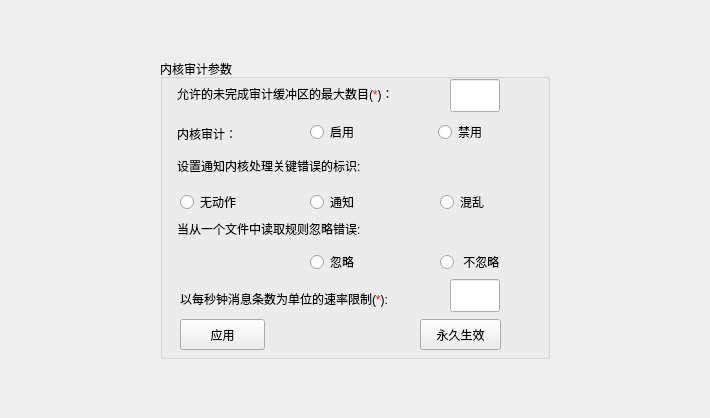
<?xml version="1.0" encoding="UTF-8"?>
<ui version="4.0">
 <class>AudKernRulePage</class>
 <widget class="QWidget" name="AudKernRulePage">
  <property name="geometry">
   <rect>
    <x>0</x>
    <y>0</y>
    <width>710</width>
    <height>418</height>
   </rect>
  </property>
  <property name="windowTitle">
   <string>Form</string>
  </property>
  <layout class="QGridLayout" name="gridLayout">
   <item row="0" column="1">
    <spacer name="verticalSpacer">
     <property name="orientation">
      <enum>Qt::Vertical</enum>
     </property>
     <property name="sizeHint" stdset="0">
      <size>
       <width>20</width>
       <height>41</height>
      </size>
     </property>
    </spacer>
   </item>
   <item row="1" column="0">
    <spacer name="horizontalSpacer">
     <property name="orientation">
      <enum>Qt::Horizontal</enum>
     </property>
     <property name="sizeHint" stdset="0">
      <size>
       <width>142</width>
       <height>20</height>
      </size>
     </property>
    </spacer>
   </item>
   <item row="1" column="1" colspan="2">
    <widget class="QGroupBox" name="groupBox_13">
     <property name="minimumSize">
      <size>
       <width>390</width>
       <height>300</height>
      </size>
     </property>
     <property name="maximumSize">
      <size>
       <width>16777215</width>
       <height>800</height>
      </size>
     </property>
     <property name="title">
      <string>内核审计参数</string>
     </property>
     <widget class="QLabel" name="label_6">
      <property name="geometry">
       <rect>
        <x>17</x>
        <y>25</y>
        <width>261</width>
        <height>21</height>
       </rect>
      </property>
      <property name="text">
       <string>&lt;html&gt;&lt;head/&gt;&lt;body&gt;&lt;p&gt;允许的未完成审计缓冲区的最大数目(&lt;span style=&quot; color:#f01b1b;&quot;&gt;*&lt;/span&gt;)：&lt;/p&gt;&lt;/body&gt;&lt;/html&gt;</string>
      </property>
     </widget>
     <widget class="QLineEdit" name="max_noaud_buf_lineEdit">
      <property name="geometry">
       <rect>
        <x>290</x>
        <y>20</y>
        <width>50</width>
        <height>33</height>
       </rect>
      </property>
      <property name="maximumSize">
       <size>
        <width>50</width>
        <height>16777215</height>
       </size>
      </property>
     </widget>
     <widget class="QLabel" name="label_7">
      <property name="geometry">
       <rect>
        <x>17</x>
        <y>64</y>
        <width>81</width>
        <height>21</height>
       </rect>
      </property>
      <property name="text">
       <string>内核审计：</string>
      </property>
     </widget>
     <widget class="QRadioButton" name="enable_radioButton">
      <property name="geometry">
       <rect>
        <x>150</x>
        <y>60</y>
        <width>59</width>
        <height>26</height>
       </rect>
      </property>
      <property name="text">
       <string>启用</string>
      </property>
      <attribute name="buttonGroup">
       <string notr="true">buttonGroup</string>
      </attribute>
     </widget>
     <widget class="QRadioButton" name="disable_radioButton">
      <property name="geometry">
       <rect>
        <x>278</x>
        <y>60</y>
        <width>59</width>
        <height>26</height>
       </rect>
      </property>
      <property name="text">
       <string>禁用</string>
      </property>
      <attribute name="buttonGroup">
       <string notr="true">buttonGroup</string>
      </attribute>
     </widget>
     <widget class="QLabel" name="label_3">
      <property name="geometry">
       <rect>
        <x>17</x>
        <y>96</y>
        <width>233</width>
        <height>21</height>
       </rect>
      </property>
      <property name="text">
       <string>设置通知内核处理关键错误的标识: </string>
      </property>
     </widget>
     <widget class="QLabel" name="label_4">
      <property name="geometry">
       <rect>
        <x>17</x>
        <y>159</y>
        <width>229</width>
        <height>21</height>
       </rect>
      </property>
      <property name="text">
       <string>当从一个文件中读取规则忽略错误:</string>
      </property>
     </widget>
     <widget class="QRadioButton" name="audctl_i_radioButton">
      <property name="geometry">
       <rect>
        <x>150</x>
        <y>190</y>
        <width>59</width>
        <height>26</height>
       </rect>
      </property>
      <property name="text">
       <string>忽略</string>
      </property>
      <attribute name="buttonGroup">
       <string notr="true">buttonGroup_3</string>
      </attribute>
     </widget>
     <widget class="QRadioButton" name="audctl_c_radioButton">
      <property name="geometry">
       <rect>
        <x>280</x>
        <y>190</y>
        <width>78</width>
        <height>26</height>
       </rect>
      </property>
      <property name="text">
       <string> 不忽略</string>
      </property>
      <attribute name="buttonGroup">
       <string notr="true">buttonGroup_3</string>
      </attribute>
     </widget>
     <widget class="QLabel" name="label_5">
      <property name="geometry">
       <rect>
        <x>20</x>
        <y>230</y>
        <width>261</width>
        <height>21</height>
       </rect>
      </property>
      <property name="text">
       <string>&lt;html&gt;&lt;head/&gt;&lt;body&gt;&lt;p&gt;以每秒钟消息条数为单位的速率限制(&lt;span style=&quot; color:#e61d1d;&quot;&gt;*&lt;/span&gt;):&lt;/p&gt;&lt;/body&gt;&lt;/html&gt;</string>
      </property>
     </widget>
     <widget class="QLineEdit" name="rate_limit_lineEdit">
      <property name="geometry">
       <rect>
        <x>290</x>
        <y>220</y>
        <width>50</width>
        <height>33</height>
       </rect>
      </property>
      <property name="maximumSize">
       <size>
        <width>50</width>
        <height>16777215</height>
       </size>
      </property>
     </widget>
     <widget class="QPushButton" name="aplButton">
      <property name="geometry">
       <rect>
        <x>20</x>
        <y>260</y>
        <width>85</width>
        <height>31</height>
       </rect>
      </property>
      <property name="text">
       <string>应用</string>
      </property>
     </widget>
     <widget class="QPushButton" name="forEverButton">
      <property name="geometry">
       <rect>
        <x>260</x>
        <y>260</y>
        <width>81</width>
        <height>31</height>
       </rect>
      </property>
      <property name="text">
       <string>永久生效</string>
      </property>
     </widget>
     <widget class="QRadioButton" name="silent_radioButton">
      <property name="geometry">
       <rect>
        <x>20</x>
        <y>130</y>
        <width>74</width>
        <height>26</height>
       </rect>
      </property>
      <property name="text">
       <string>无动作</string>
      </property>
      <attribute name="buttonGroup">
       <string notr="true">buttonGroup_2</string>
      </attribute>
     </widget>
     <widget class="QRadioButton" name="printk_radioButton">
      <property name="geometry">
       <rect>
        <x>150</x>
        <y>130</y>
        <width>59</width>
        <height>26</height>
       </rect>
      </property>
      <property name="text">
       <string>通知</string>
      </property>
      <attribute name="buttonGroup">
       <string notr="true">buttonGroup_2</string>
      </attribute>
     </widget>
     <widget class="QRadioButton" name="panic_radioButton">
      <property name="geometry">
       <rect>
        <x>280</x>
        <y>130</y>
        <width>59</width>
        <height>26</height>
       </rect>
      </property>
      <property name="text">
       <string>混乱</string>
      </property>
      <attribute name="buttonGroup">
       <string notr="true">buttonGroup_2</string>
      </attribute>
     </widget>
    </widget>
   </item>
   <item row="1" column="3">
    <spacer name="horizontalSpacer_2">
     <property name="orientation">
      <enum>Qt::Horizontal</enum>
     </property>
     <property name="sizeHint" stdset="0">
      <size>
       <width>142</width>
       <height>20</height>
      </size>
     </property>
    </spacer>
   </item>
   <item row="2" column="2">
    <spacer name="verticalSpacer_2">
     <property name="orientation">
      <enum>Qt::Vertical</enum>
     </property>
     <property name="sizeHint" stdset="0">
      <size>
       <width>20</width>
       <height>41</height>
      </size>
     </property>
    </spacer>
   </item>
  </layout>
 </widget>
 <tabstops>
  <tabstop>max_noaud_buf_lineEdit</tabstop>
  <tabstop>enable_radioButton</tabstop>
  <tabstop>disable_radioButton</tabstop>
  <tabstop>silent_radioButton</tabstop>
  <tabstop>printk_radioButton</tabstop>
  <tabstop>panic_radioButton</tabstop>
  <tabstop>audctl_i_radioButton</tabstop>
  <tabstop>audctl_c_radioButton</tabstop>
  <tabstop>rate_limit_lineEdit</tabstop>
  <tabstop>aplButton</tabstop>
  <tabstop>forEverButton</tabstop>
 </tabstops>
 <resources/>
 <connections/>
 <buttongroups>
  <buttongroup name="buttonGroup_3"/>
  <buttongroup name="buttonGroup_2"/>
  <buttongroup name="buttonGroup"/>
 </buttongroups>
</ui>
